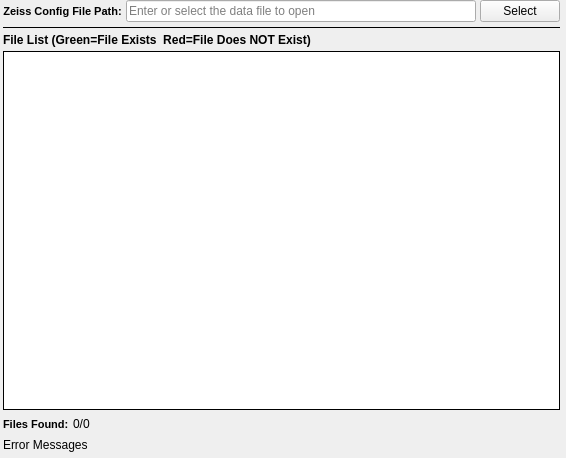
<?xml version="1.0" encoding="UTF-8"?>
<ui version="4.0">
 <class>ZeissZenListWidget</class>
 <widget class="QWidget" name="ZeissZenListWidget">
  <property name="geometry">
   <rect>
    <x>0</x>
    <y>0</y>
    <width>566</width>
    <height>458</height>
   </rect>
  </property>
  <property name="windowTitle">
   <string/>
  </property>
  <layout class="QVBoxLayout" name="verticalLayout">
   <property name="spacing">
    <number>4</number>
   </property>
   <property name="leftMargin">
    <number>3</number>
   </property>
   <property name="topMargin">
    <number>0</number>
   </property>
   <property name="rightMargin">
    <number>6</number>
   </property>
   <property name="bottomMargin">
    <number>6</number>
   </property>
   <item>
    <layout class="QHBoxLayout" name="horizontalLayout_2">
     <property name="bottomMargin">
      <number>0</number>
     </property>
     <item>
      <widget class="QLabel" name="label_29">
       <property name="toolTip">
        <string>The directory that contains the .ang or .ctf files</string>
       </property>
       <property name="styleSheet">
        <string notr="true">QLabel {
font-weight: bold;
font-size: 11px;
}</string>
       </property>
       <property name="text">
        <string>Zeiss Config File Path:</string>
       </property>
       <property name="alignment">
        <set>Qt::AlignCenter</set>
       </property>
      </widget>
     </item>
     <item>
      <widget class="QtSLineEdit" name="inputDir">
       <property name="placeholderText">
        <string>Enter or select the data file to open</string>
       </property>
      </widget>
     </item>
     <item>
      <widget class="QPushButton" name="inputDirBtn">
       <property name="text">
        <string>Select</string>
       </property>
      </widget>
     </item>
    </layout>
   </item>
   <item>
    <widget class="Line" name="line_9">
     <property name="frameShadow">
      <enum>QFrame::Plain</enum>
     </property>
     <property name="orientation">
      <enum>Qt::Horizontal</enum>
     </property>
    </widget>
   </item>
   <item>
    <widget class="QLabel" name="label_57">
     <property name="font">
      <font>
       <weight>75</weight>
       <italic>false</italic>
       <bold>true</bold>
      </font>
     </property>
     <property name="text">
      <string>File List (Green=File Exists  Red=File Does NOT Exist)</string>
     </property>
    </widget>
   </item>
   <item>
    <widget class="QListWidget" name="fileListView">
     <property name="sizePolicy">
      <sizepolicy hsizetype="Expanding" vsizetype="MinimumExpanding">
       <horstretch>0</horstretch>
       <verstretch>0</verstretch>
      </sizepolicy>
     </property>
     <property name="toolTip">
      <string>The list of files that will be imported in the order they will be imported into the HDF5 Ebsd File</string>
     </property>
     <property name="frameShape">
      <enum>QFrame::Box</enum>
     </property>
     <property name="frameShadow">
      <enum>QFrame::Plain</enum>
     </property>
    </widget>
   </item>
   <item>
    <layout class="QHBoxLayout" name="horizontalLayout">
     <property name="bottomMargin">
      <number>0</number>
     </property>
     <item>
      <widget class="QLabel" name="label_47">
       <property name="styleSheet">
        <string notr="true">QLabel {
font-weight: bold;
font-size: 11px;
}</string>
       </property>
       <property name="text">
        <string>Files Found:</string>
       </property>
       <property name="alignment">
        <set>Qt::AlignLeading|Qt::AlignLeft|Qt::AlignVCenter</set>
       </property>
      </widget>
     </item>
     <item>
      <widget class="QLabel" name="totalFilesFound">
       <property name="text">
        <string>0/0</string>
       </property>
      </widget>
     </item>
     <item>
      <spacer name="horizontalSpacer">
       <property name="orientation">
        <enum>Qt::Horizontal</enum>
       </property>
       <property name="sizeHint" stdset="0">
        <size>
         <width>40</width>
         <height>20</height>
        </size>
       </property>
      </spacer>
     </item>
    </layout>
   </item>
   <item>
    <widget class="QLabel" name="errorMessage">
     <property name="text">
      <string>Error Messages</string>
     </property>
    </widget>
   </item>
  </layout>
 </widget>
 <customwidgets>
  <customwidget>
   <class>QtSLineEdit</class>
   <extends>QLineEdit</extends>
   <header location="global">QtSLineEdit.h</header>
  </customwidget>
 </customwidgets>
 <resources/>
 <connections/>
</ui>
